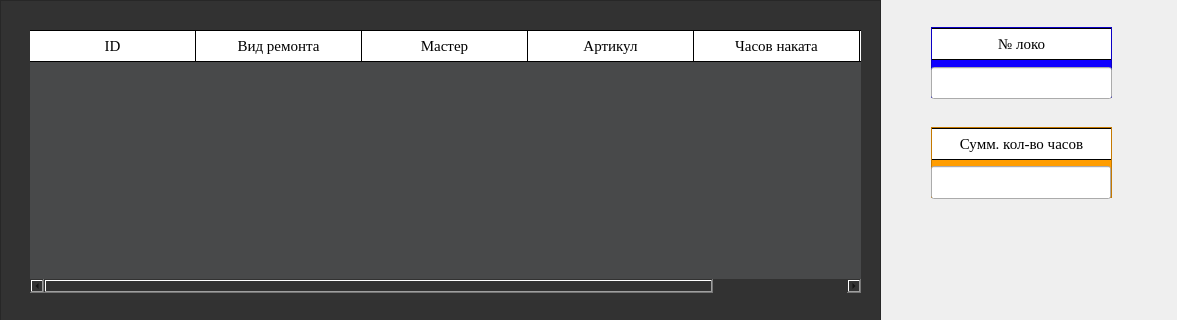
<?xml version="1.0" encoding="UTF-8"?>
<ui version="4.0">
 <class>Form</class>
 <widget class="QWidget" name="Form">
  <property name="geometry">
   <rect>
    <x>0</x>
    <y>0</y>
    <width>1177</width>
    <height>320</height>
   </rect>
  </property>
  <property name="windowTitle">
   <string>Локо</string>
  </property>
  <property name="windowIcon">
   <iconset>
    <normaloff>sql_maket/train.png</normaloff>sql_maket/train.png</iconset>
  </property>
  <widget class="QFrame" name="frame_21">
   <property name="geometry">
    <rect>
     <x>0</x>
     <y>0</y>
     <width>881</width>
     <height>321</height>
    </rect>
   </property>
   <property name="styleSheet">
    <string notr="true">
background-color: rgb(50, 50, 50);</string>
   </property>
   <property name="frameShape">
    <enum>QFrame::StyledPanel</enum>
   </property>
   <property name="frameShadow">
    <enum>QFrame::Raised</enum>
   </property>
   <widget class="QTableWidget" name="tableWidget">
    <property name="geometry">
     <rect>
      <x>30</x>
      <y>30</y>
      <width>831</width>
      <height>263</height>
     </rect>
    </property>
    <property name="font">
     <font>
      <family>Times New Roman</family>
      <pointsize>11</pointsize>
     </font>
    </property>
    <property name="styleSheet">
     <string notr="true">QTableWidget {
border-radius: 15px;
background-color: rgb(72, 73, 74)}

QHeaderView::section {
    background-color: rgb(255, 255, 255);
    padding: 4px;
    font-size: 11pt;
	font-family: Times New Roman;
    border-bottom: 1px solid rgb(0, 0, 0);
    border-right: 1px solid rgb(0, 0, 0);
}

QHeaderView::section:horizontal
{
    border-top: 1px solid rgb(0, 0, 0);
}

QHeaderView::section:vertical
{
    border-left: 1px solid rgb(0, 0, 0);
}

QTableWidget::item {
	background-color: rgb(255, 255, 255);
}
QTableWidget::item:selected {
	background-color: rgb(170, 255, 255);
	color:rgb(0, 0, 0);
}</string>
    </property>
    <attribute name="horizontalHeaderDefaultSectionSize">
     <number>166</number>
    </attribute>
    <attribute name="horizontalHeaderHighlightSections">
     <bool>false</bool>
    </attribute>
    <attribute name="verticalHeaderVisible">
     <bool>false</bool>
    </attribute>
    <column>
     <property name="text">
      <string>ID</string>
     </property>
    </column>
    <column>
     <property name="text">
      <string>Вид ремонта</string>
     </property>
    </column>
    <column>
     <property name="text">
      <string>Мастер</string>
     </property>
    </column>
    <column>
     <property name="text">
      <string>Артикул</string>
     </property>
    </column>
    <column>
     <property name="text">
      <string>Часов наката</string>
     </property>
    </column>
    <column>
     <property name="text">
      <string>Дата</string>
     </property>
    </column>
   </widget>
  </widget>
  <widget class="QLabel" name="label">
   <property name="geometry">
    <rect>
     <x>920</x>
     <y>20</y>
     <width>201</width>
     <height>91</height>
    </rect>
   </property>
   <property name="text">
    <string/>
   </property>
   <property name="pixmap">
    <pixmap>sql_maket/1loko.png</pixmap>
   </property>
  </widget>
  <widget class="QLabel" name="label_2">
   <property name="geometry">
    <rect>
     <x>921</x>
     <y>120</y>
     <width>211</width>
     <height>91</height>
    </rect>
   </property>
   <property name="text">
    <string/>
   </property>
   <property name="pixmap">
    <pixmap>sql_maket/2loko.png</pixmap>
   </property>
  </widget>
  <widget class="QTableWidget" name="tableWidget_20">
   <property name="geometry">
    <rect>
     <x>931</x>
     <y>127</y>
     <width>181</width>
     <height>71</height>
    </rect>
   </property>
   <property name="styleSheet">
    <string notr="true">QTableWidget {
background-color: rgb(255, 157, 0)}

QHeaderView::section {
    background-color:  rgb(255, 255, 255);
    padding: 4px;
    font-size: 11pt;
	font-family: Times New Roman;
    border-bottom: 1px solid rgb(0, 0, 0);
    border-right: 1px solid rgb(0, 0, 0);
}

QHeaderView::section:horizontal
{
    border-top: 1px solid rgb(0, 0, 0);
}

QHeaderView::section:vertical
{
    border-left: 1px solid rgb(0, 0, 0);
}

QTableWidget::item {
	background-color: rgb(255, 255, 255);
}
QTableWidget::item:selected {
	background-color: rgb(170, 255, 255);
	color:rgb(0, 0, 0);
}</string>
   </property>
   <property name="rowCount">
    <number>0</number>
   </property>
   <attribute name="horizontalHeaderVisible">
    <bool>true</bool>
   </attribute>
   <attribute name="horizontalHeaderDefaultSectionSize">
    <number>180</number>
   </attribute>
   <attribute name="horizontalHeaderHighlightSections">
    <bool>false</bool>
   </attribute>
   <attribute name="verticalHeaderVisible">
    <bool>false</bool>
   </attribute>
   <attribute name="verticalHeaderCascadingSectionResizes">
    <bool>false</bool>
   </attribute>
   <attribute name="verticalHeaderHighlightSections">
    <bool>true</bool>
   </attribute>
   <column>
    <property name="text">
     <string>Сумм. кол-во часов</string>
    </property>
   </column>
  </widget>
  <widget class="QTableWidget" name="tableWidget_30">
   <property name="geometry">
    <rect>
     <x>931</x>
     <y>27</y>
     <width>181</width>
     <height>71</height>
    </rect>
   </property>
   <property name="font">
    <font>
     <pointsize>11</pointsize>
    </font>
   </property>
   <property name="styleSheet">
    <string notr="true">QTableWidget {
background-color: rgb(16, 0, 255)}

QHeaderView::section {
    background-color:  rgb(255, 255, 255);
    padding: 4px;
    font-size: 11pt;
	font-family: Times New Roman;
    border-bottom: 1px solid rgb(0, 0, 0);
    border-right: 1px solid rgb(0, 0, 0);
}

QHeaderView::section:horizontal
{
    border-top: 1px solid rgb(0, 0, 0);
}

QHeaderView::section:vertical
{
    border-left: 1px solid rgb(0, 0, 0);
}

QTableWidget::item {
	background-color: rgb(255, 255, 255);
}
QTableWidget::item:selected {
	background-color: rgb(170, 255, 255);
	color:rgb(0, 0, 0);
}</string>
   </property>
   <property name="rowCount">
    <number>0</number>
   </property>
   <attribute name="horizontalHeaderVisible">
    <bool>true</bool>
   </attribute>
   <attribute name="horizontalHeaderDefaultSectionSize">
    <number>180</number>
   </attribute>
   <attribute name="horizontalHeaderHighlightSections">
    <bool>false</bool>
   </attribute>
   <attribute name="verticalHeaderVisible">
    <bool>false</bool>
   </attribute>
   <column>
    <property name="text">
     <string>№ локо</string>
    </property>
   </column>
  </widget>
  <widget class="QLabel" name="label_3">
   <property name="geometry">
    <rect>
     <x>870</x>
     <y>0</y>
     <width>311</width>
     <height>321</height>
    </rect>
   </property>
   <property name="text">
    <string/>
   </property>
   <property name="pixmap">
    <pixmap>sql_maket/row.png</pixmap>
   </property>
  </widget>
  <widget class="QLabel" name="label_4">
   <property name="geometry">
    <rect>
     <x>19</x>
     <y>22</y>
     <width>55</width>
     <height>41</height>
    </rect>
   </property>
   <property name="text">
    <string/>
   </property>
   <property name="pixmap">
    <pixmap>sql_maket/4.png</pixmap>
   </property>
  </widget>
  <widget class="QLabel" name="label_5">
   <property name="geometry">
    <rect>
     <x>829</x>
     <y>19</y>
     <width>41</width>
     <height>41</height>
    </rect>
   </property>
   <property name="text">
    <string/>
   </property>
   <property name="pixmap">
    <pixmap>sql_maket/3.png</pixmap>
   </property>
  </widget>
  <widget class="QLabel" name="label_6">
   <property name="geometry">
    <rect>
     <x>22</x>
     <y>281</y>
     <width>31</width>
     <height>21</height>
    </rect>
   </property>
   <property name="text">
    <string/>
   </property>
   <property name="pixmap">
    <pixmap>sql_maket/1.png</pixmap>
   </property>
  </widget>
  <widget class="QLabel" name="label_7">
   <property name="geometry">
    <rect>
     <x>833</x>
     <y>261</y>
     <width>55</width>
     <height>41</height>
    </rect>
   </property>
   <property name="text">
    <string/>
   </property>
   <property name="pixmap">
    <pixmap>sql_maket/2.png</pixmap>
   </property>
  </widget>
  <widget class="QLineEdit" name="lineEdit">
   <property name="geometry">
    <rect>
     <x>931</x>
     <y>67</y>
     <width>181</width>
     <height>32</height>
    </rect>
   </property>
   <property name="font">
    <font>
     <pointsize>12</pointsize>
    </font>
   </property>
   <property name="alignment">
    <set>Qt::AlignCenter</set>
   </property>
  </widget>
  <widget class="QLineEdit" name="lineEdit_2">
   <property name="geometry">
    <rect>
     <x>931</x>
     <y>166</y>
     <width>180</width>
     <height>33</height>
    </rect>
   </property>
   <property name="font">
    <font>
     <family>MS Shell Dlg 2</family>
     <pointsize>12</pointsize>
     <weight>50</weight>
     <bold>false</bold>
    </font>
   </property>
   <property name="alignment">
    <set>Qt::AlignCenter</set>
   </property>
  </widget>
  <zorder>frame_21</zorder>
  <zorder>label_3</zorder>
  <zorder>label_4</zorder>
  <zorder>label_5</zorder>
  <zorder>label_6</zorder>
  <zorder>label_7</zorder>
  <zorder>tableWidget_30</zorder>
  <zorder>lineEdit</zorder>
  <zorder>label</zorder>
  <zorder>tableWidget_20</zorder>
  <zorder>lineEdit_2</zorder>
  <zorder>label_2</zorder>
 </widget>
 <resources/>
 <connections/>
</ui>
